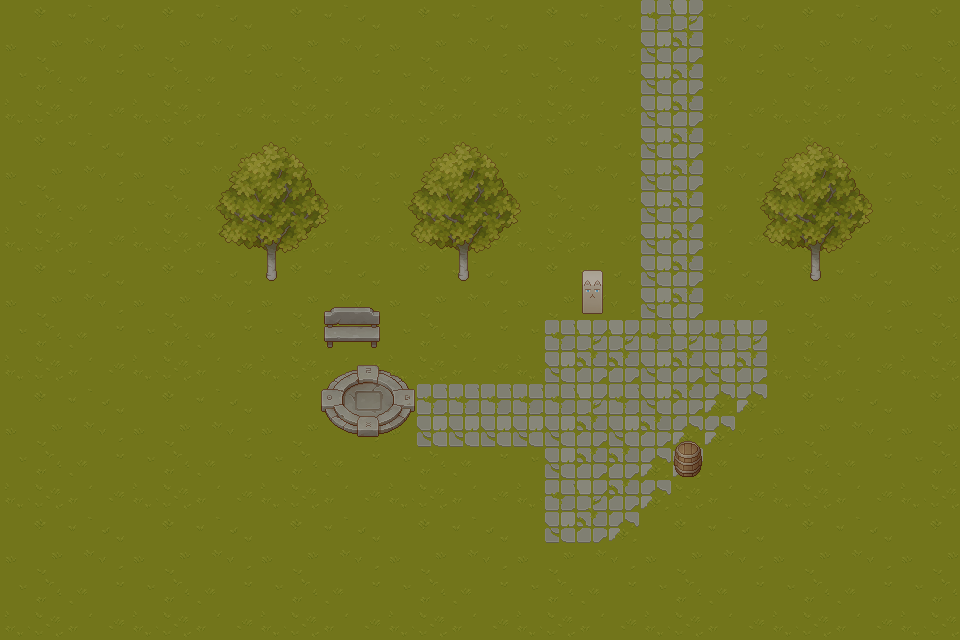

Rendered tile map (Tiled .tmx) drawn with the repository's tilesets; below, a short description and the full map source, tile grids included:
An orthogonal 30x20 tile map with 32x32 px tiles, 4 tile layers (baseLayer, propsLayer, groundLayer, unitLayer), 4 tilesets.

<map version="1.10" tiledversion="1.11.2" orientation="orthogonal" renderorder="right-down" width="30" height="20" tilewidth="32" tileheight="32" infinite="0" nextlayerid="11" nextobjectid="1">
 <tileset firstgid="1" source="TX Tileset Grass.tsx" />
 <tileset firstgid="65" source="TX Player.tsx" />
 <tileset firstgid="81" source="TX Props.tsx" />
 <tileset firstgid="337" source="TX Plant.tsx" />
 <layer id="1" name="baseLayer" width="30" height="20">
  <data encoding="csv">
1,2,3,4,1,2,3,4,1,2,3,4,1,2,3,4,1,2,3,4,41,42,3,4,1,2,3,4,1,2,
9,10,11,12,9,10,11,12,9,10,11,12,9,10,11,12,9,10,11,12,49,50,11,12,9,10,11,12,9,10,
17,18,19,20,17,18,19,20,17,18,19,20,17,18,19,20,17,18,19,20,49,50,19,20,17,18,19,20,17,18,
25,26,27,28,25,26,27,28,25,26,27,28,25,26,27,28,25,26,27,28,49,50,27,28,25,26,27,28,25,26,
1,2,3,4,1,2,3,4,1,2,3,4,1,2,3,4,1,2,3,4,49,50,3,4,1,2,3,4,1,2,
9,10,11,12,9,10,11,12,9,10,11,12,9,10,11,12,9,10,11,12,49,50,11,12,9,10,11,12,9,10,
17,18,19,20,17,18,19,20,17,18,19,20,17,18,19,20,17,18,19,20,49,50,19,20,17,18,19,20,17,18,
25,26,27,28,25,26,27,28,25,26,27,28,25,26,27,28,25,26,27,28,49,50,27,28,25,26,27,28,25,26,
1,2,3,4,1,2,3,4,1,2,3,4,1,2,3,4,1,2,3,4,49,50,3,4,1,2,3,4,1,2,
9,10,11,12,9,10,11,12,9,10,11,12,9,10,11,12,9,10,11,12,49,50,11,12,9,10,11,12,9,10,
17,18,19,20,17,18,19,20,17,18,19,20,17,18,19,20,17,41,42,42,41,42,41,42,17,18,19,20,17,18,
25,26,27,28,25,26,27,28,25,26,27,28,25,26,27,28,25,49,50,50,49,50,49,50,25,26,27,28,25,26,
1,2,3,4,1,2,3,4,1,2,3,4,1,41,41,41,41,41,42,41,49,50,57,57,1,2,3,4,1,2,
9,10,11,12,9,10,11,12,9,10,11,12,9,49,49,49,49,49,50,49,50,57,57,12,9,10,11,12,9,10,
17,18,19,20,17,18,19,20,17,18,19,20,17,18,19,20,17,49,50,50,57,57,19,20,17,18,19,20,17,18,
25,26,27,28,25,26,27,28,25,26,27,28,25,26,27,28,25,41,42,50,57,26,27,28,25,26,27,28,25,26,
1,2,3,4,1,2,3,4,1,2,3,4,1,2,3,4,1,49,50,57,1,2,3,4,1,2,3,4,1,2,
9,10,11,12,9,10,11,12,9,10,11,12,9,10,11,12,9,10,11,12,9,10,11,12,9,10,11,12,9,10,
17,18,19,20,17,18,19,20,17,18,19,20,17,18,19,20,17,18,19,20,17,18,19,20,17,18,19,20,17,18,
25,26,27,28,25,26,27,28,25,26,27,28,25,26,27,28,25,26,27,28,25,26,27,28,25,26,27,28,25,26
</data>
 </layer>
 <layer id="7" name="propsLayer" width="30" height="20">
  <data encoding="csv">
0,0,0,0,0,0,0,0,0,0,0,0,0,0,0,0,0,0,0,0,0,0,0,0,0,0,0,0,0,0,
0,0,0,0,0,0,0,0,0,0,0,0,0,0,0,0,0,0,0,0,0,0,0,0,0,0,0,0,0,0,
0,0,0,0,0,0,0,0,0,0,0,0,0,0,0,0,0,0,0,0,0,0,0,0,0,0,0,0,0,0,
0,0,0,0,0,0,0,0,0,0,0,0,0,0,0,0,0,0,0,0,0,0,0,0,0,0,0,0,0,0,
0,0,0,0,0,0,0,0,0,0,0,0,0,0,0,0,0,0,0,0,0,0,0,0,0,0,0,0,0,0,
0,0,0,0,0,0,0,0,0,0,0,0,0,0,0,0,0,0,0,0,0,0,0,0,0,0,0,0,0,0,
0,0,0,0,0,0,0,0,0,0,0,0,0,0,0,0,0,0,0,0,0,0,0,0,0,0,0,0,0,0,
0,0,0,0,0,0,0,0,387,0,0,0,0,0,387,0,0,0,0,0,0,0,0,0,0,387,0,0,0,0,
0,0,0,0,0,0,0,0,403,0,0,0,0,0,403,0,0,0,0,0,0,0,0,0,0,403,0,0,0,0,
0,0,0,0,0,0,0,0,0,0,90,91,0,0,0,0,0,0,0,0,0,0,0,0,0,0,0,0,0,0,
0,0,0,0,0,0,0,0,0,0,106,107,0,0,0,0,0,0,0,0,0,0,0,0,0,0,0,0,0,0,
0,0,0,0,0,0,0,0,0,0,220,221,222,0,0,0,0,0,0,0,0,0,0,0,0,0,0,0,0,0,
0,0,0,0,0,0,0,0,0,0,236,237,238,0,0,0,0,0,0,0,0,0,0,0,0,0,0,0,0,0,
0,0,0,0,0,0,0,0,0,0,252,253,254,0,0,0,0,0,0,0,0,150,0,0,0,0,0,0,0,0,
0,0,0,0,0,0,0,0,0,0,0,0,0,0,0,0,0,0,0,0,0,166,0,0,0,0,0,0,0,0,
0,0,0,0,0,0,0,0,0,0,0,0,0,0,0,0,0,0,0,0,0,0,0,0,0,0,0,0,0,0,
0,0,0,0,0,0,0,0,0,0,0,0,0,0,0,0,0,0,0,0,0,0,0,0,0,0,0,0,0,0,
0,0,0,0,0,0,0,0,0,0,0,0,0,0,0,0,0,0,0,0,0,0,0,0,0,0,0,0,0,0,
0,0,0,0,0,0,0,0,0,0,0,0,0,0,0,0,0,0,0,0,0,0,0,0,0,0,0,0,0,0,
0,0,0,0,0,0,0,0,0,0,0,0,0,0,0,0,0,0,0,0,0,0,0,0,0,0,0,0,0,0
</data>
 </layer>
 <layer id="9" name="groundLayer" width="30" height="20">
  <data encoding="csv">
0,0,0,0,0,0,0,0,0,0,0,0,0,0,0,0,0,0,0,0,0,0,0,0,0,0,0,0,0,0,
0,0,0,0,0,0,0,0,0,0,0,0,0,0,0,0,0,0,0,0,0,0,0,0,0,0,0,0,0,0,
0,0,0,0,0,0,0,0,0,0,0,0,0,0,0,0,0,0,0,0,0,0,0,0,0,0,0,0,0,0,
0,0,0,0,0,0,0,0,0,0,0,0,0,0,0,0,0,0,0,0,0,0,0,0,0,0,0,0,0,0,
0,0,0,0,0,0,337,338,339,340,341,0,337,338,339,340,341,0,0,0,0,0,0,337,338,339,340,341,0,0,
0,0,0,0,0,0,353,354,355,356,357,0,353,354,355,356,357,0,0,0,0,0,0,353,354,355,356,357,0,0,
0,0,0,0,0,0,369,370,371,372,373,0,369,370,371,372,373,0,0,0,0,0,0,369,370,371,372,373,0,0,
0,0,0,0,0,0,385,386,0,388,389,0,385,386,0,388,389,0,0,0,0,0,0,385,386,0,388,389,0,0,
0,0,0,0,0,0,401,402,0,404,405,0,401,402,0,404,405,0,0,0,0,0,0,401,402,0,404,405,0,0,
0,0,0,0,0,0,0,0,0,0,0,0,0,0,0,0,0,0,0,0,0,0,0,0,0,0,0,0,0,0,
0,0,0,0,0,0,0,0,0,0,0,0,0,0,0,0,0,0,0,0,0,0,0,0,0,0,0,0,0,0,
0,0,0,0,0,0,0,0,0,0,0,0,0,0,0,0,0,0,0,0,0,0,0,0,0,0,0,0,0,0,
0,0,0,0,0,0,0,0,0,0,0,0,0,0,0,0,0,0,0,0,0,0,0,0,0,0,0,0,0,0,
0,0,0,0,0,0,0,0,0,0,0,0,0,0,0,0,0,0,0,0,0,0,0,0,0,0,0,0,0,0,
0,0,0,0,0,0,0,0,0,0,0,0,0,0,0,0,0,0,0,0,0,0,0,0,0,0,0,0,0,0,
0,0,0,0,0,0,0,0,0,0,0,0,0,0,0,0,0,0,0,0,0,0,0,0,0,0,0,0,0,0,
0,0,0,0,0,0,0,0,0,0,0,0,0,0,0,0,0,0,0,0,0,0,0,0,0,0,0,0,0,0,
0,0,0,0,0,0,0,0,0,0,0,0,0,0,0,0,0,0,0,0,0,0,0,0,0,0,0,0,0,0,
0,0,0,0,0,0,0,0,0,0,0,0,0,0,0,0,0,0,0,0,0,0,0,0,0,0,0,0,0,0,
0,0,0,0,0,0,0,0,0,0,0,0,0,0,0,0,0,0,0,0,0,0,0,0,0,0,0,0,0,0
</data>
 </layer>
 <layer id="8" name="unitLayer" width="30" height="20">
  <data encoding="csv">
0,0,0,0,0,0,0,0,0,0,0,0,0,0,0,0,0,0,0,0,0,0,0,0,0,0,0,0,0,0,
0,0,0,0,0,0,0,0,0,0,0,0,0,0,0,0,0,0,0,0,0,0,0,0,0,0,0,0,0,0,
0,0,0,0,0,0,0,0,0,0,0,0,0,0,0,0,0,0,0,0,0,0,0,0,0,0,0,0,0,0,
0,0,0,0,0,0,0,0,0,0,0,0,0,0,0,0,0,0,0,0,0,0,0,0,0,0,0,0,0,0,
0,0,0,0,0,0,0,0,0,0,0,0,0,0,0,0,0,0,0,0,0,0,0,0,0,0,0,0,0,0,
0,0,0,0,0,0,0,0,0,0,0,0,0,0,0,0,0,0,0,0,0,0,0,0,0,0,0,0,0,0,
0,0,0,0,0,0,0,0,0,0,0,0,0,0,0,0,0,0,0,0,0,0,0,0,0,0,0,0,0,0,
0,0,0,0,0,0,0,0,0,0,0,0,0,0,0,0,0,0,0,0,0,0,0,0,0,0,0,0,0,0,
0,0,0,0,0,0,0,0,0,0,0,0,0,0,0,0,0,0,65,0,0,0,0,0,0,0,0,0,0,0,
0,0,0,0,0,0,0,0,0,0,0,0,0,0,0,0,0,0,69,0,0,0,0,0,0,0,0,0,0,0,
0,0,0,0,0,0,0,0,0,0,0,0,0,0,0,0,0,0,0,0,0,0,0,0,0,0,0,0,0,0,
0,0,0,0,0,0,0,0,0,0,0,0,0,0,0,0,0,0,0,0,0,0,0,0,0,0,0,0,0,0,
0,0,0,0,0,0,0,0,0,0,0,0,0,0,0,0,0,0,0,0,0,0,0,0,0,0,0,0,0,0,
0,0,0,0,0,0,0,0,0,0,0,0,0,0,0,0,0,0,0,0,0,0,0,0,0,0,0,0,0,0,
0,0,0,0,0,0,0,0,0,0,0,0,0,0,0,0,0,0,0,0,0,0,0,0,0,0,0,0,0,0,
0,0,0,0,0,0,0,0,0,0,0,0,0,0,0,0,0,0,0,0,0,0,0,0,0,0,0,0,0,0,
0,0,0,0,0,0,0,0,0,0,0,0,0,0,0,0,0,0,0,0,0,0,0,0,0,0,0,0,0,0,
0,0,0,0,0,0,0,0,0,0,0,0,0,0,0,0,0,0,0,0,0,0,0,0,0,0,0,0,0,0,
0,0,0,0,0,0,0,0,0,0,0,0,0,0,0,0,0,0,0,0,0,0,0,0,0,0,0,0,0,0,
0,0,0,0,0,0,0,0,0,0,0,0,0,0,0,0,0,0,0,0,0,0,0,0,0,0,0,0,0,0
</data>
 </layer>
</map>
